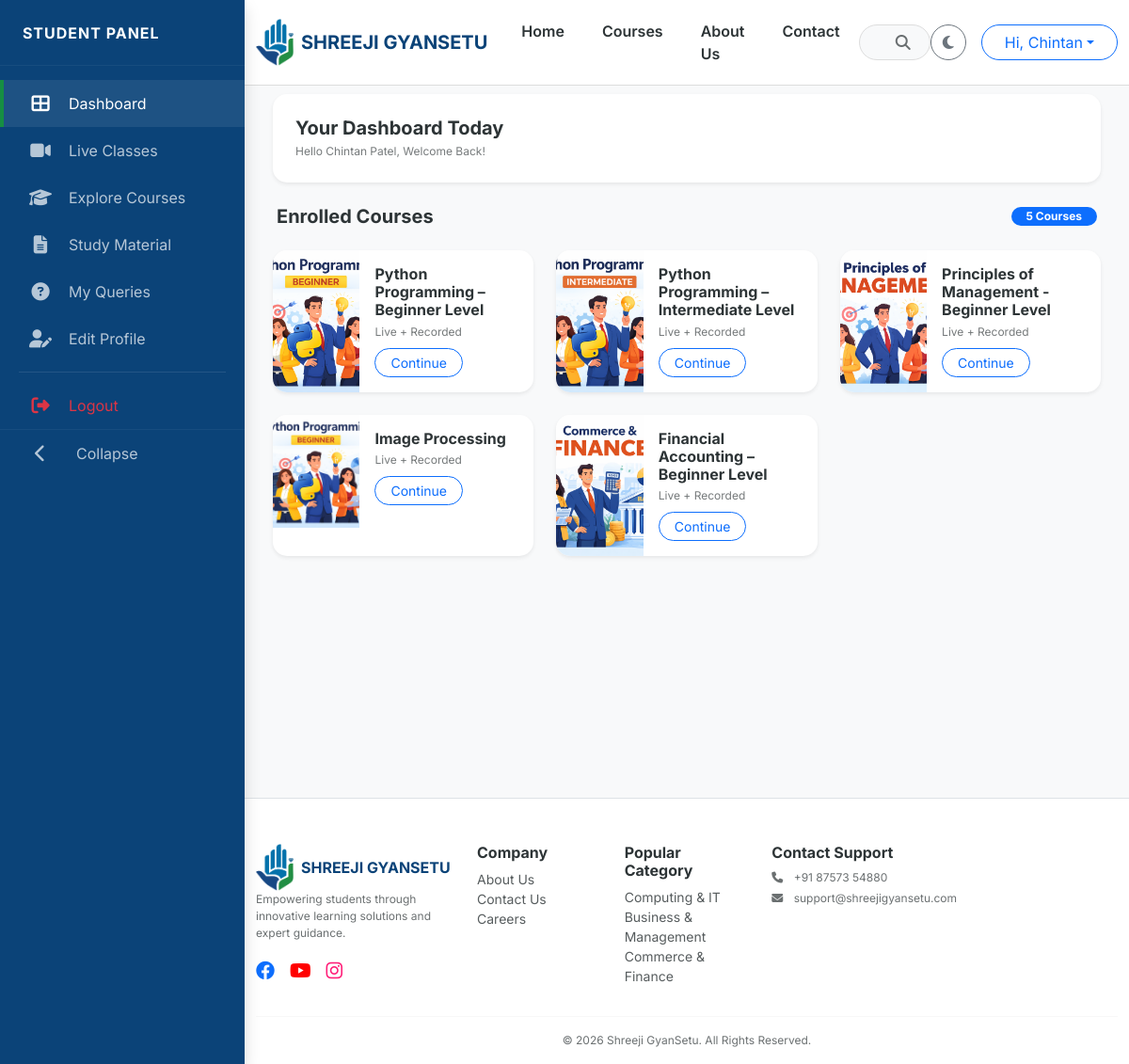
Before: /my-learning/ (signed in) with the older database file.
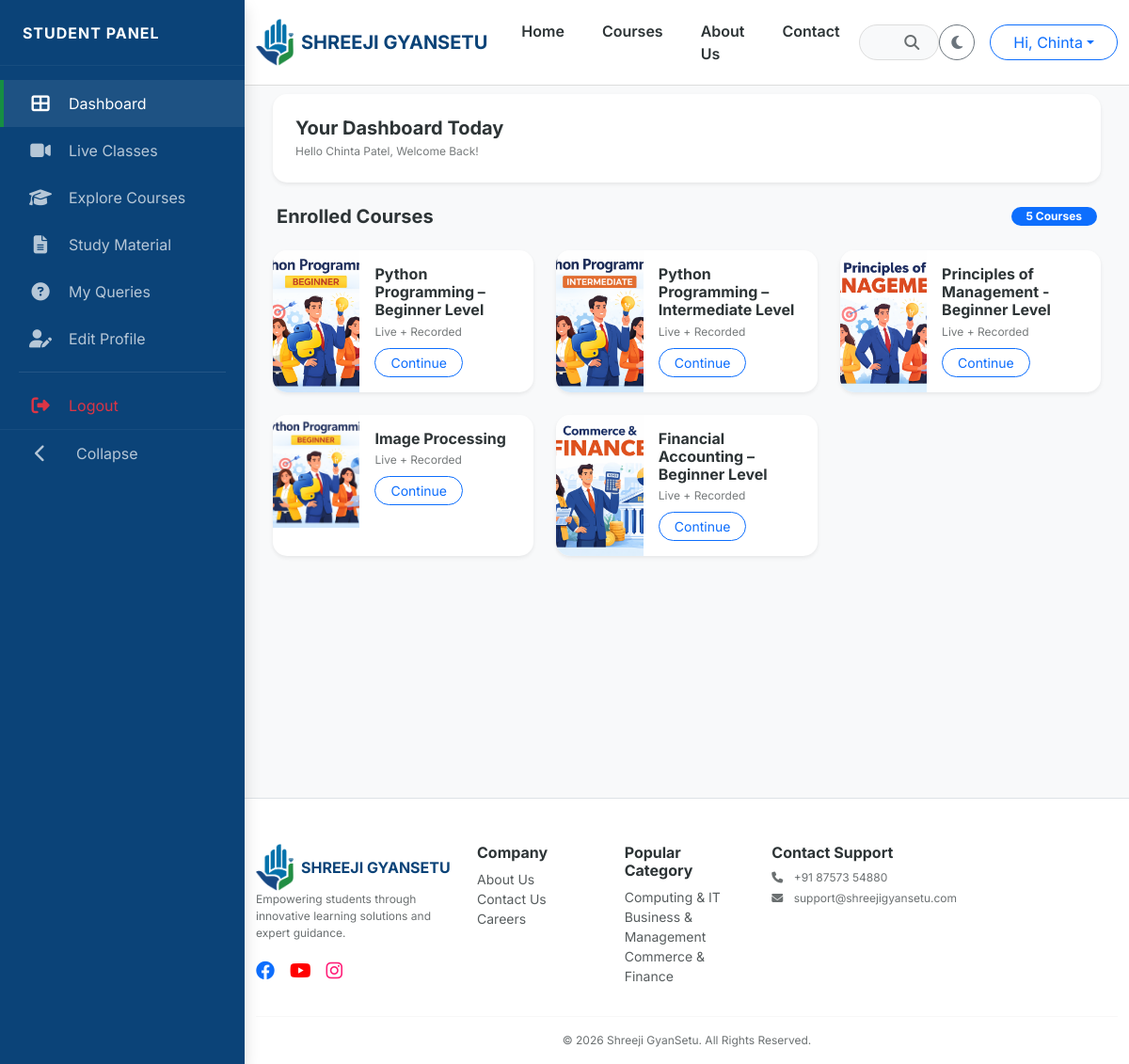
After: the same page with the newer database file.
### users/models.py (models this page shows, shortened)
class User(AbstractUser):
    class Role(models.TextChoices):
        ADMIN = "ADMIN", "Admin"
        TEACHER = "TEACHER", "Teacher"
        STUDENT = "STUDENT", "Student"
    role = models.CharField(max_length=10, choices=Role.choices, default=Role.STUDENT)
    phone_number = models.CharField(max_length=15, blank=True, null=True)
    profile_picture = models.ImageField(upload_to='profiles/', blank=True, null=True)

### courses/models.py (models this page shows, shortened)
class Course(models.Model):
    LEVEL_CHOICES = [('Beginner', 'Beginner'), ('Intermediate', 'Intermediate'), ('Advanced', 'Advanced')]
    master_category = models.ForeignKey(MasterCategory, on_delete=models.CASCADE, related_name='courses')
    title = models.CharField(max_length=200)
    slug = models.SlugField(unique=True, blank=True)
    thumbnail = models.ImageField(upload_to='course_thumbnails/')
    description = models.TextField()
    is_active = models.BooleanField(default=True)
    price = models.DecimalField(max_digits=10, decimal_places=2)
    discount_price = models.DecimalField(max_digits=10, decimal_places=2, null=True, blank=True)
    level = models.CharField(max_length=20, choices=LEVEL_CHOICES, default='Beginner')
    is_live = models.BooleanField(default=False)
    enrollment_count = models.PositiveIntegerField(default=0)
    created_at = models.DateTimeField(auto_now_add=True)
    teacher = models.ForeignKey(
        settings.AUTH_USER_MODEL,
        on_delete=models.SET_NULL,
        null=True,
        blank=True,
        limit_choices_to=Q(profile__user_type= 'Teacher') | Q(profile__user_type= 'Admin'),
        related_name='taught_courses',
    )
    students = models.ManyToManyField(
        settings.AUTH_USER_MODEL,
        related_name='enrolled_courses',
        blank=True,
        limit_choices_to=Q(profile__user_type= 'Student')
    )
    @property
    def enrollment_count(self):
        """Returns the actual count from the ManyToMany relationship"""
        return self.students.count()
    class Meta:
        verbose_name_plural = "2. Courses"

class MasterCategory(models.Model):
    title = models.CharField(max_length=100)
    slug = models.SlugField(unique=True, blank=True)
    icon_class = models.CharField(max_length=50, default="fa-book")
    order = models.PositiveIntegerField(default=0)
    class Meta:
        verbose_name_plural = "1. Master Categories"
        ordering = ['order']

### courses/views.py (the view)
# urls.py: path('my-learning/', student_dashboard, name='student_dashboard'),
@login_required
def student_dashboard(request):
    enrolled_courses = Course.objects.filter(
        students=request.user,
        is_active=True
    ).distinct()
    return render(request, 'courses/student_dashboard.html', {
        'enrolled_courses': enrolled_courses,
        'full_name': request.user.get_full_name() or request.user.username
    })

### courses/context_processors.py (called while the page is built)
def extras(request):
    return {
        'all_categories': MasterCategory.objects.all().order_by('order')[:4]
    }

def unread_notifications(request):
    if request.user.is_authenticated:
        count = Notification.objects.filter(user=request.user, is_read=False).count()
        return {'unread_count': count}
    return {'unread_count': 0}

### templates/courses/student_dashboard.html (shortened to what this page needs)
{% extends 'base.html' %}
{% block content %}
  <div class="dashboard-wrapper">
    <nav class="sidebar shadow" id="sidebar">
      <div class="sidebar-header">
        <span class="logo-text fw-bold">STUDENT PANEL</span>
      </div>
      <ul class="sidebar-menu">
        <li class="active">
          <a href="{% url 'student_dashboard' %}"><i class="fas fa-th-large"></i> <span class="menu-text">Dashboard</span></a>
        </li>
        <li>
          <a href="{% url 'live_classes' %}"><i class="fas fa-video"></i> <span class="menu-text">Live Classes</span></a>
        </li>
        <li>
          <a href="{% url 'all_courses' %}"><i class="fas fa-graduation-cap"></i> <span class="menu-text">Explore Courses</span></a>
        </li>
        <li>
          <a href="#"><i class="fas fa-file-alt"></i> <span class="menu-text">Study Material</span></a>
        </li>
        <li>
          <a href="{% url 'student_queries' %}">
            <i class="fas fa-question-circle"></i>
            <span class="menu-text">My Queries</span>
          </a>
        </li>
        <li>
          <a href="{% url 'edit_profile' %}"><i class="fas fa-user-edit"></i> <span class="menu-text">Edit Profile</span></a>
        </li>
        <hr style="opacity: 0.1; margin: 10px 20px;" />
        <li>
          <a href="javascript:void(0)" onclick="document.getElementById('logout-form-student').submit();" class="text-danger"><i class="fas fa-sign-out-alt"></i> <span class="menu-text">Logout</span></a>
        </li>
        <li class="mt-auto">
          <a href="javascript:void(0)" id="toggleSidebar">
            <i class="fas fa-chevron-left" id="toggleIcon"></i>
            <span class="menu-text ms-2">Collapse</span>
          </a>
        </li>
      </ul>
    </nav>
    <main class="main-content" id="main-content">
      <div class="row mb-4">
        <div class="col-md-12">
          <div class="card border-0 shadow-sm p-4" style="background: var(--card-bg); border-radius: 15px;">
            <h5 class="fw-bold mb-1" style="color: var(--text-dark);">Your Dashboard Today</h5>
            <p class="text-muted small mb-0">Hello {{ user.get_full_name|default:user.username }}, Welcome Back!</p>
          </div>
        </div>
      </div>
      <div class="row g-4">
        <div class="col-12 d-flex justify-content-between align-items-center px-3">
          <h5 class="fw-bold mb-0" style="color: var(--text-dark);">Enrolled Courses</h5>
          <span class="badge bg-primary text-white rounded-pill px-3">{{ enrolled_courses.count }} Courses</span>
        </div>
        {% for course in enrolled_courses %}
          <div class="col-lg-6 col-xl-4">
            <div class="card h-100 border-0 shadow-sm overflow-hidden" style="background: var(--card-bg); border-radius: 15px; border: 1px solid var(--border-color);">
              <div class="row g-0">
                <div class="col-4">
                  {% if course.thumbnail %}
                    <img src="{{ course.thumbnail.url }}" class="img-fluid h-100 w-100" style="object-fit: cover; min-height: 120px;" />
                  {% endif %}
                </div>
                <div class="col-8">
                  <div class="card-body p-3">
                    <h6 class="fw-bold mb-1" style="color: var(--text-dark);">{{ course.title }}</h6>
                    <p class="text-muted small mb-2">Live + Recorded</p>
                    <a href="{% url 'course_detail' course.slug %}" class="btn btn-sm btn-outline-primary px-3 rounded-pill">Continue</a>
                  </div>
                </div>
              </div>
            </div>
          </div>
        {% empty %}
          <div class="col-12 text-center py-5">
            <i class="fas fa-book-open fa-3x text-muted opacity-25 mb-3"></i>
            <h6 class="text-muted">No enrollments yet.</h6>
            <a href="{% url 'all_courses' %}" class="btn btn-primary rounded-pill mt-2 px-4">Browse Courses</a>
          </div>
        {% endfor %}
      </div>
    </main>
  </div>
{% endblock %}

### templates/base.html (shortened to what this page needs)
<!DOCTYPE html>
<html lang="en" data-theme="light">
  <head>
    {% load static %}
    <link href="https://cdn.jsdelivr.net/npm/bootstrap@5.3.0/dist/css/bootstrap.min.css" rel="stylesheet" />
    <link rel="stylesheet" href="https://cdnjs.cloudflare.com/ajax/libs/font-awesome/6.4.0/css/all.min.css" />
    <link rel="stylesheet" href="{% static 'css/style.css' %}" />
  </head>
  <body>
    <nav class="navbar navbar-expand-lg sticky-top">
      <div class="container">
        <a class="navbar-brand d-flex align-items-center" href="/">
          <img src="{% static 'images/logo.png' %}" alt="Logo" height="50" class="me-2" />
          <span class="fw-bold">SHREEJI GYANSETU</span>
        </a>
        <div class="collapse navbar-collapse" id="mainNavbar">
          <ul class="navbar-nav mb-2 mb-lg-0 fw-semibold">
            <li class="nav-item">
              <a class="nav-link" href="/">Home</a>
            </li>
            <li class="nav-item">
              <a class="nav-link" href="{% url 'all_courses' %}">Courses</a>
            </li>
            <li class="nav-item">
              <a class="nav-link" href="{% url 'about_us' %}">About Us</a>
            </li>
            <li class="nav-item">
              <a class="nav-link" href="{% url 'contact_us' %}">Contact</a>
            </li>
          </ul>
          <form class="mx-auto d-none d-lg-flex position-relative" style="width: 25%;" action="{% url 'search' %}" method="GET">
            <input name="q" class="form-control rounded-pill ps-4 pe-5" type="search" placeholder="What do you want to learn?" value="{{ request.GET.q }}" style="background: var(--bg-light); color: var(--text-dark); border-color: var(--border-color);" />
            <button class="btn position-absolute end-0 top-50 translate-middle-y me-2" type="submit"><i class="fas fa-search"></i></button>
          </form>
          <div class="d-flex align-items-center gap-3">
            <button id="theme-toggle" class="btn btn-outline-secondary rounded-circle" onclick="toggleTheme()" title="Toggle Theme"><i class="fas fa-moon"></i></button>
            {% if user.is_authenticated %}
              <div class="dropdown">
                <button class="btn btn-outline-primary dropdown-toggle rounded-pill px-4" type="button" data-bs-toggle="dropdown">Hi, {{ user.first_name|default:user.username }}</button>
              </div>
            {% else %}
              <a href="{% url 'login' %}" class="btn btn-dark rounded-pill px-4">Login</a>
            {% endif %}
          </div>
        </div>
      </div>
    </nav>
    {% block content %}
    {% endblock %}
    <footer class="border-top pt-5 pb-3 mt-5" style="background-color: var(--card-bg);">
      <div class="container">
        <div class="row g-4">
          <div class="col-lg-3">
            <a class="navbar-brand d-flex align-items-center" href="/">
              <img src="{% static 'images/logo.png' %}" alt="Logo" height="50" class="me-2" />
              <span class="fw-bold">SHREEJI GYANSETU</span>
            </a>
            <p class="text-muted small">Empowering students through innovative learning solutions and expert guidance.</p>
            <div class="d-flex gap-3 fs-5 text-primary">
              <a href="https://www.facebook.com/shreejiFintech"><i class="fab fa-facebook"></i></a>
              <a href="https://www.youtube.com/@ShreejiFintech"><i class="fab fa-youtube" style="color: red"></i></a>
              <a href="https://www.instagram.com/shreejifintech/"><i class="fab fa-instagram" style="color: #ff1c77;"></i></a>
            </div>
          </div>
          <div class="col-6 col-md-3 col-lg-2">
            <h6 class="fw-bold">Company</h6>
            <ul class="list-unstyled small">
              <li>
                <a href="{% url 'about_us' %}" class="text-muted text-decoration-none">About Us</a>
              </li>
              <li>
                <a href="{% url 'contact_us' %}" class="text-muted text-decoration-none">Contact Us</a>
              </li>
              <li>
                <a href="#" class="text-muted text-decoration-none">Careers</a>
              </li>
            </ul>
          </div>
          <div class="col-6 col-md-3 col-lg-2">
            <h6 class="fw-bold">Popular Category</h6>
            <ul class="list-unstyled small">
              {% for cat in all_categories %}
                <li>
                  <a href="{% url 'category_detail' cat.slug %}" class="text-muted text-decoration-none">{{ cat.title }}</a>
                </li>
              {% endfor %}
            </ul>
          </div>
          <div class="col-lg-3">
            <h6 class="fw-bold">Contact Support</h6>
            <p class="small text-muted mb-1">
              <i class="fas fa-phone me-2"></i> +91 87573 54880
            </p>
            <p class="small text-muted">
              <i class="fas fa-envelope me-2"></i> support@shreejigyansetu.com
            </p>
          </div>
        </div>
        <hr />
        <div class="text-center text-muted small">&copy; 2026 Shreeji GyanSetu. All Rights Reserved.</div>
      </div>
    </footer>
  </body>
</html>

### static/css/style.css (style rules this page uses)
:root { --primary-blue: #0b4378; --primary-green: #168e43; --primary-cyan: #006da0; --primary-dblue: #0b4378; --bg-light: #f8f9fa; --text-dark: #2d3436; --card-bg: #ffffff; --border-color: #eee; --text-muted-adaptive: #6c757d; }
body { font-family: "Inter", sans-serif; background-color: var(--bg-light); color: var(--text-dark); transition: background 0.3s ease, color 0.3s ease; }
.navbar { background: var(--card-bg) !important; border-bottom: 1px solid var(--border-color); padding: 0.8rem 0; }
.navbar-brand span { color: var(--primary-blue) !important; }
.navbar-nav .nav-link { color: var(--text-dark); margin: 0 12px; font-weight: 600; position: relative; transition: 0.3s; }
.navbar-nav .nav-link::after { content: ""; position: absolute; width: 0; height: 2px; bottom: -2px; left: 0; background-color: var(--primary-green); transition: width 0.3s ease; }
[data-theme="light"] { --toggler-filter: invert(0); }
.navbar-nav .nav-link { padding-right: 0.5rem !important; padding-left: 0.5rem !important; }
.navbar input[type="search"] { color: var(--text-dark); }
.navbar input[type="search"]::placeholder { color: var(--text-dark); opacity: 0.6; transition: color 0.3s ease; }
.navbar .fa-search { color: var(--text-dark); opacity: 0.7; transition: color 0.3s ease; }
[data-theme="light"] { --border-color: #ddd; }
.text-muted { color: var(--text-dark) !important; opacity: 0.65; }
.text-muted.small { font-size: 0.75rem; }
footer h6 { color: var(--text-dark) !important; }
footer a.text-decoration-none { color: var(--text-dark) !important; opacity: 0.8; }
.form-control::placeholder { color: #6c757d; opacity: 0.8; }
.form-control { background-color: var(--bg-light); color: var(--text-dark); border: 1px solid var(--border-color); }
footer { background-color: var(--card-bg); color: var(--text-dark); transition: background 0.3s ease, color 0.3s ease; }
footer h6 { color: var(--text-dark); }
footer .text-muted { color: var(--text-dark) !important; opacity: 0.7; }
footer a.text-muted { color: var(--text-dark) !important; opacity: 0.8; transition: 0.3s; }
footer hr { border-color: var(--border-color); opacity: 0.2; }
footer .navbar-brand span { color: var(--primary-blue) !important; }

### templates/courses/student_dashboard.html (style rules this page uses)
:root { --sidebar-width: 260px; --sidebar-collapsed-width: 80px; }
html, body { height: 100%; background-color: var(--bg-light) !important; }
.dashboard-wrapper { display: flex; min-height: 100vh; width: 100%; }
.sidebar { width: var(--sidebar-width); background-color: var(--primary-dblue); color: white; position: fixed; left: 0; top: 0; bottom: 0; z-index: 1200; transition: width 0.3s cubic-bezier(0.4, 0, 0.2, 1); display: flex; flex-direction: column; overflow-x: hidden; box-shadow: 4px 0 10px rgba(0, 0, 0, 0.1); }
.sidebar-header { height: 70px; min-height: 70px; display: flex; align-items: center; padding: 0 24px; border-bottom: 1px solid rgba(255, 255, 255, 0.05); white-space: nowrap; }
.logo-text { font-weight: 800; letter-spacing: 1px; color: #fff; transition: opacity 0.2s; }
.sidebar-menu { list-style: none; padding: 15px 0; margin: 0; flex-grow: 1; }
.sidebar-menu li a { height: 50px; display: flex; align-items: center; text-decoration: none; color: rgba(255, 255, 255, 0.7); transition: all 0.2s ease; padding: 0 24px; border-left: 4px solid transparent; position: relative; }
.sidebar-menu li a i { min-width: 30px; text-align: center; font-size: 1.2rem; margin-right: 15px; transition: margin 0.3s; }
.sidebar-menu li.active a, .sidebar-menu li a:hover { background: rgba(255, 255, 255, 0.08); color: #fff; border-left-color: var(--primary-green); }
.mt-auto { margin-top: auto; border-top: 1px solid rgba(255, 255, 255, 0.05); }
.main-content, .navbar, footer { margin-left: var(--sidebar-width); transition: all 0.3s cubic-bezier(0.4, 0, 0.2, 1); }
.main-content { flex: 1; padding: 30px; padding-top: 100px; min-height: calc(100vh - 100px); }
.navbar { position: fixed; top: 0; right: 0; left: 0; width: auto; z-index: 1050; }
footer { position: relative; background-color: var(--card-bg) !important; border-top: 1px solid var(--border-color); padding: 20px 0; z-index: 1040; display: block; }

Changed rows visible on the page:
changed User: first_name "Chintan" → "Chinta"; get_full_name "Chintan Patel" → "Chinta Patel"
